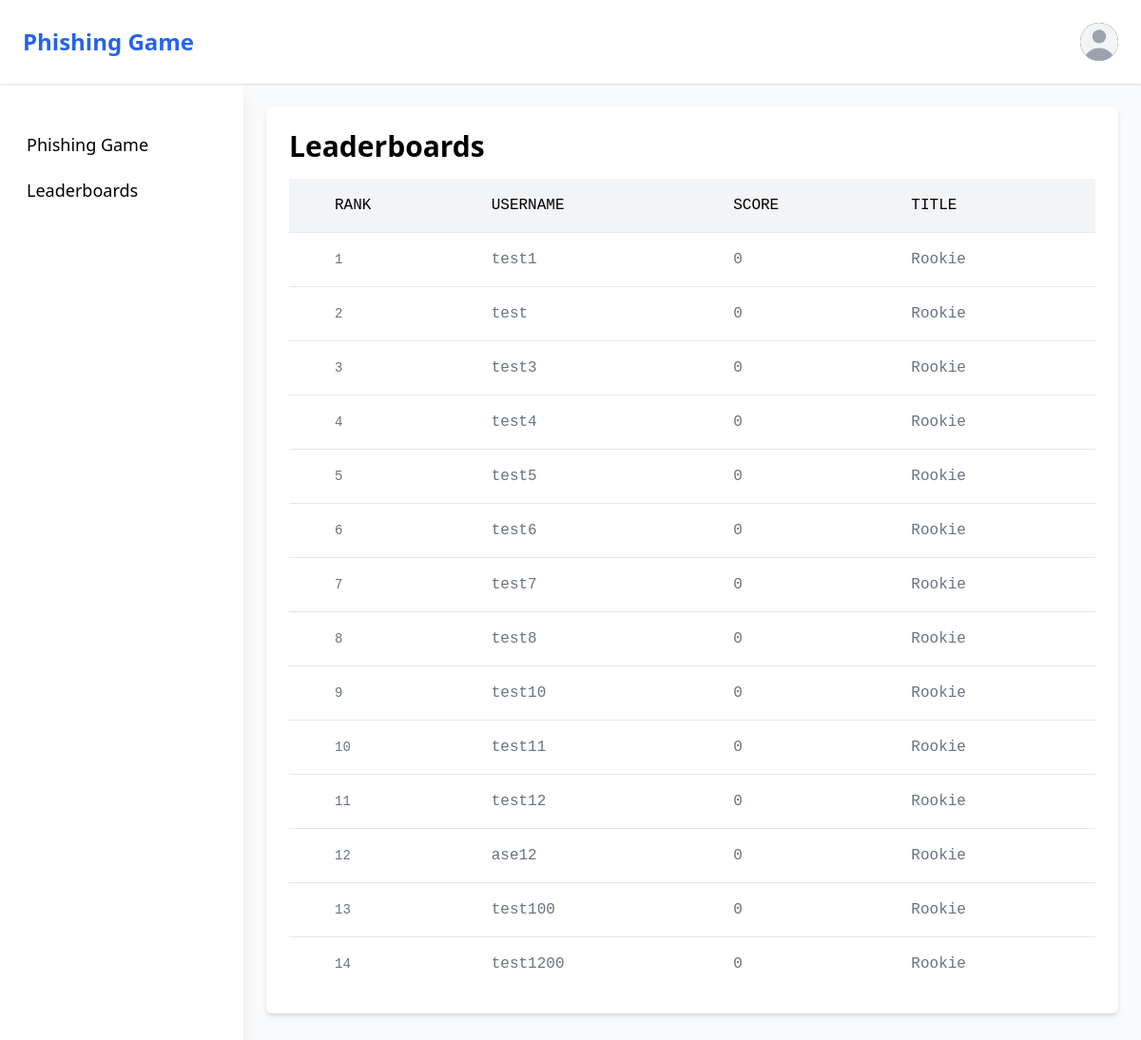
/leaderboard (signed in), run on an earlier commit of the app's database.
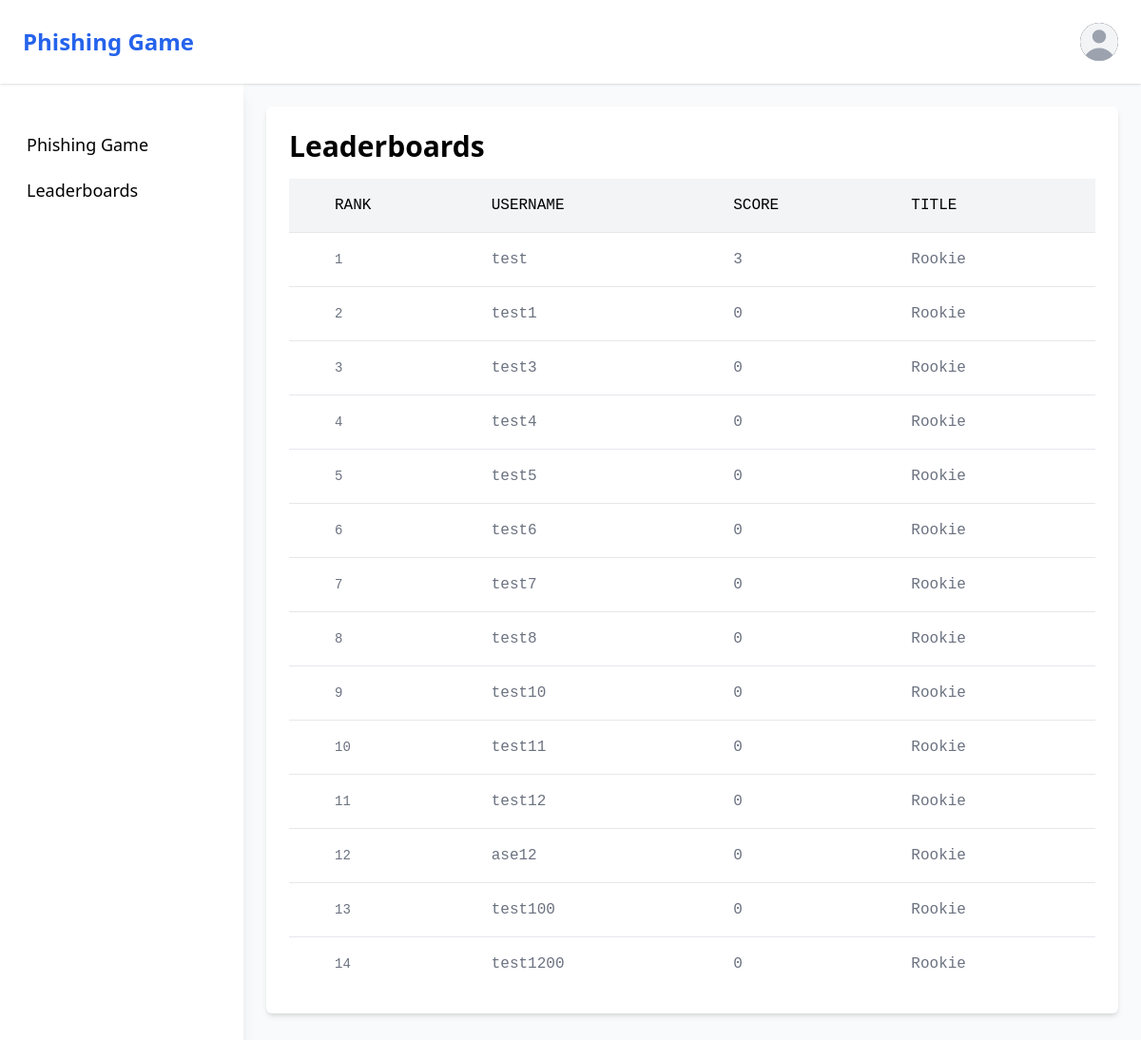
And on a later commit of the database.
### tables this page shows
CREATE TABLE users (
            id INTEGER PRIMARY KEY AUTOINCREMENT,
            username TEXT NOT NULL UNIQUE,
            password TEXT NOT NULL,
            email TEXT NOT NULL UNIQUE,
            name TEXT NOT NULL,
            title TEXT NOT NULL,
            score TEXT NOT NULL
        );

### app.py (the view)
@app.route('/leaderboard')
def leaderboard():
    if 'username' in session:
        conn = sqlite3.connect('users.db')
        cur = conn.cursor()
        cur.execute('SELECT username, score, title FROM users ORDER BY score DESC')
        leaderboard_data = cur.fetchall()
        conn.close()
        ranked_leaderboard = [{'rank': i+1, 'username': row[0], 'points': row[1], 'title': row[2]} for i, row in enumerate(leaderboard_data)]
        return render_template('leaderboard.html', username=session['username'], leaderboard=ranked_leaderboard)
    return redirect(url_for('login'))

### templates/leaderboard.html (shortened to what this page needs)
{% extends "base.html" %}
{% block content %}
<div class="p-6 bg-white shadow-md rounded-md">
    <h1 class="text-3xl font-bold mb-4">Leaderboards</h1>
    <div class="flex flex-col font-mono">
        <div class="overflow-x-auto">
            <div class="inline-block min-w-full align-middle">
                <div class="overflow-hidden shadow">
                    <table class="min-w-full divide-y divide-gray-200 table-fixed dark:divide-gray-600">
                        <thead class="bg-gray-100 white:bg-gray-700">
                            <tr>
                                <th scope="col" class="p-4">
                                </th>
                                <th scope="col" class="p-4 text-base font-medium text-left text-dark-500 uppercase white:text-dark-400">
                                    Rank
                                </th>
                                <th scope="col" class="p-4 text-base font-medium text-left text-dark-500 uppercase white:text-gray-400">
                                    Username
                                </th>
                                <th scope="col" class="p-4 text-base font-medium text-left text-dark-500 uppercase white:text-gray-400">
                                    Score
                                </th>
                                <th scope="col" class="p-4 text-base font-medium text-left text-dark-500 uppercase white:text-gray-400">
                                    Title
                                </th>
                            </tr>
                        </thead>
                        <tbody class="bg-white divide-y divide-gray-200 white:bg-gray-700 dark:divide-gray-700">
                            {% for entry in leaderboard %}
                            <tr class="hover:bg-gray-100 white:hover:bg-gray-700">
                                <td class="w-4 p-4"></td>
                                <td class="p-4 text-sm font-normal text-gray-500 whitespace-nowrap white:text-gray-400"> {{ entry.rank }}</td>
                                <td class="max-w-sm p-4 overflow-hidden text-base font-normal text-gray-500 truncate xl:max-w-xs white:text-gray-400"> {{ entry.username }}  </td>
                                <td class="max-w-sm p-4 overflow-hidden text-base font-normal text-gray-500 truncate xl:max-w-xs white:text-gray-400"> {{ entry.points }}  </td>
                                <td class="max-w-sm p-4 overflow-hidden text-base font-normal text-gray-500 truncate xl:max-w-xs white:text-gray-400"> {{ entry.title }}  </td>
                            </tr>
                            {% endfor %}
                        </tbody>
                    </table>
                </div>
            </div>
        </div>
    </div>
</div>
{% endblock %}

What changed in the data, as far as the page shows it:
changed users "test": rank "2" → "1"; points "0" → "3"; moves up the list
computed for users "test1": rank "1" → "2"
